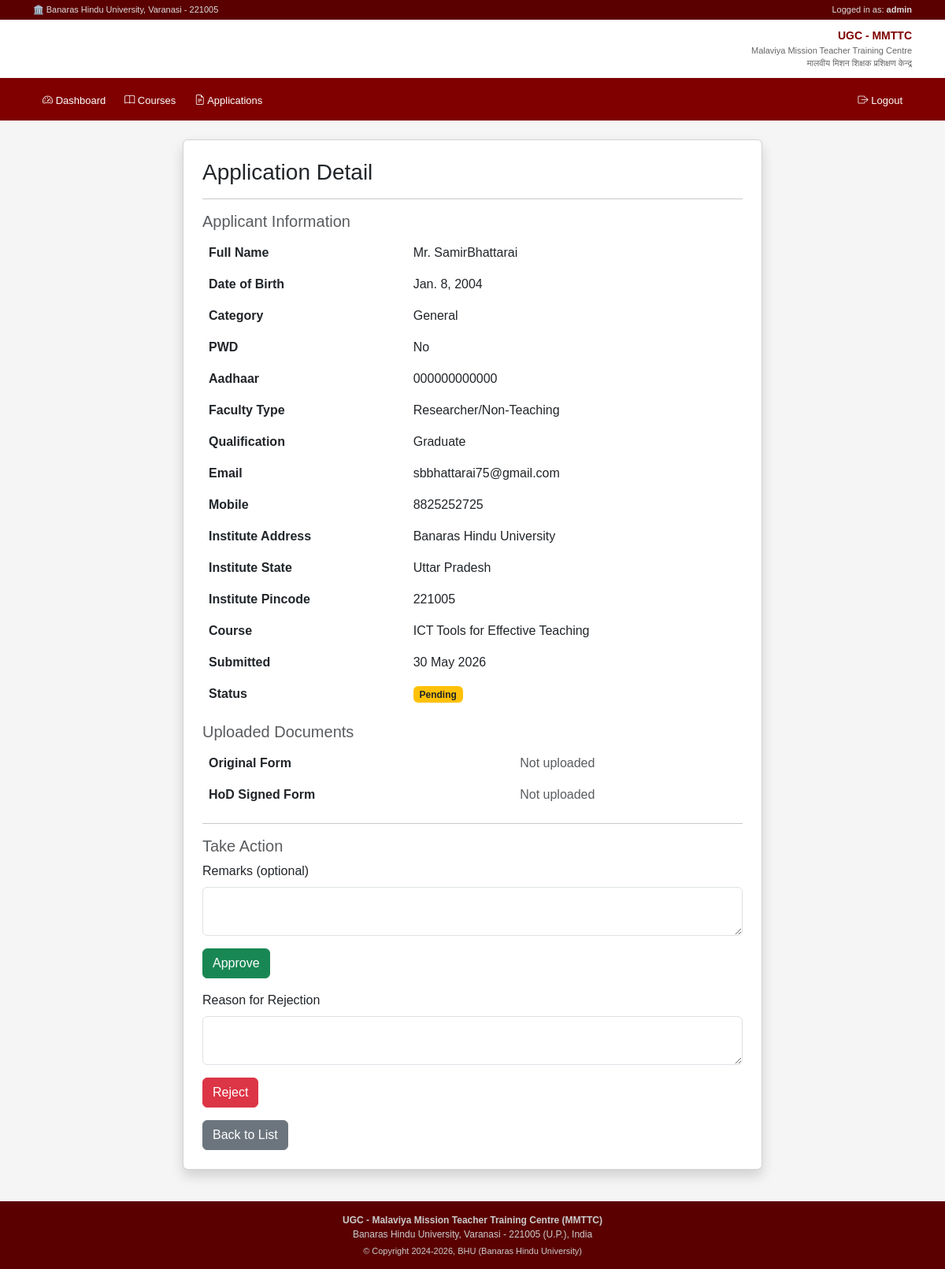
The app's page /applications/admin/detail/2/ (signed in) with its own data.
### accounts/models.py (models this page shows, shortened)
class CustomUser(AbstractUser):
    ADMIN = 'admin'
    APPLICANT = 'applicant'
    ROLE_CHOICES = [
        (ADMIN, 'Admin'),
        (APPLICANT, 'Applicant'),
    ]
    role = models.CharField(max_length=20, choices=ROLE_CHOICES, default=APPLICANT)
    institution = models.CharField(max_length=255, blank=True)
    designation = models.CharField(max_length=100, blank=True)
    phone = models.CharField(max_length=15, blank=True)
    state = models.CharField(max_length=100, blank=True)
    groups = models.ManyToManyField(
        'auth.Group',
        related_name='customuser_set',
        blank=True
    )
    user_permissions = models.ManyToManyField(
        'auth.Permission',
        related_name='customuser_set',
        blank=True
    )

### applications/models.py (models this page shows, shortened)
class Application(models.Model):
    STATUS_CHOICES = [
        ('pending', 'Pending'),
        ('approved', 'Approved'),
        ('rejected', 'Rejected'),
    ]
    TITLE_CHOICES = [
        ('Mr.', 'Mr.'),
        ('Mrs.', 'Mrs.'),
        ('Dr.', 'Dr.'),
        ('Prof.', 'Prof.'),
    ]
    CATEGORY_CHOICES = [
        ('General', 'General'),
        ('OBC', 'OBC'),
        ('SC', 'SC'),
        ('ST', 'ST'),
        ('EWS', 'EWS'),
    ]
    FACULTY_CHOICES = [
        ('Faculty', 'Faculty'),
        ('Researcher/Non-Teaching', 'Researcher/Non-Teaching'),
    ]
    QUALIFICATION_CHOICES = [
        ('Graduate', 'Graduate'),
        ('Post Graduate', 'Post Graduate'),
        ('M.Phil', 'M.Phil'),
        ('Ph.D', 'Ph.D'),
        ('Post Doctoral', 'Post Doctoral'),
    ]
    COURSE_TYPE_CHOICES = [
    ('OC', 'OC - Orientation Courses'),
    ('RC-I', 'RC-I - Refresher Courses'),
    ('SC', 'SC - Short Term Courses'),
    ('NEP', 'NEP'),
]
    applicant = models.ForeignKey(CustomUser, on_delete=models.CASCADE)
    course = models.ForeignKey(Course, on_delete=models.CASCADE)
    status = models.CharField(max_length=20, choices=STATUS_CHOICES, default='pending')
    course_type = models.CharField(max_length=10, choices=COURSE_TYPE_CHOICES, blank=True)
    title = models.CharField(max_length=10, choices=TITLE_CHOICES)
    full_name = models.CharField(max_length=100)
    category = models.CharField(max_length=20, choices=CATEGORY_CHOICES)
    pwd = models.BooleanField(default=False)
    aadhaar = models.CharField(max_length=12)
    photograph = models.ImageField(upload_to='applications/photos/', blank=True, null=True)
    dob = models.DateField()
    faculty_type = models.CharField(max_length=30, choices=FACULTY_CHOICES)
    email = models.EmailField()
    mobile = models.CharField(max_length=10)
    alternate_mobile = models.CharField(max_length=10, blank=True)
    institute_address = models.CharField(max_length=100)
    institute_state = models.CharField(max_length=100)
    institute_pincode = models.CharField(max_length=6)
    same_as_institute = models.BooleanField(default=False)
    mailing_address = models.CharField(max_length=100, blank=True)
    mailing_state = models.CharField(max_length=100, blank=True)
    mailing_pincode = models.CharField(max_length=6, blank=True)
    highest_qualification = models.CharField(max_length=50, choices=QUALIFICATION_CHOICES)
    prev_course1 = models.CharField(max_length=100, blank=True)
    prev_course1_year = models.CharField(max_length=10, blank=True)
    prev_course1_center = models.CharField(max_length=50, blank=True)
    prev_course2 = models.CharField(max_length=100, blank=True)
    prev_course2_year = models.CharField(max_length=10, blank=True)
    prev_course2_center = models.CharField(max_length=50, blank=True)
    accommodation = models.BooleanField(default=False)
    original_form = models.FileField(upload_to='applications/forms/', blank=True, null=True)
    hod_signed_form = models.FileField(upload_to='applications/hod_signed/', blank=True, null=True)
    admin_remarks = models.TextField(blank=True)
    submitted_at = models.DateTimeField(auto_now_add=True)
    updated_at = models.DateTimeField(auto_now=True)
    class Meta:
        unique_together = ['applicant', 'course']

### courses/models.py (models this page shows, shortened)
class Course(models.Model):
    title = models.CharField(max_length=255)
    description = models.TextField()
    eligibility = models.TextField()
    duration = models.CharField(max_length=100)
    start_date = models.DateField()
    end_date = models.DateField()
    total_seats = models.IntegerField()
    seats_filled = models.IntegerField(default=0)
    is_visible = models.BooleanField(default=True)
    is_closed = models.BooleanField(default=False)
    created_by = models.ForeignKey(CustomUser, on_delete=models.SET_NULL, null=True)
    created_at = models.DateTimeField(auto_now_add=True)

### applications/views.py (the view)
# urls.py: path('admin/detail/<int:pk>/', views.admin_application_detail, name='admin_application_detail'),
def admin_application_detail(request, pk):
    if not request.user.is_authenticated:
        return redirect('login')
    application = get_object_or_404(Application, pk=pk)
    return render(request, 'applications/admin_application_detail.html', {'application': application})

### templates/applications/admin_application_detail.html (shortened to what this page needs)
{% extends 'base.html' %}
{% block content %}
<div class="container mt-4">
    <div class="row justify-content-center">
        <div class="col-md-8">
            <div class="card shadow">
                <div class="card-body p-4">
                    <h3>Application Detail</h3>
                    <hr>
                    <h5 class="text-muted">Applicant Information</h5>
<table class="table table-borderless">
    <tr><td><strong>Full Name</strong></td><td>{{ application.title }} {{ application.full_name }}</td></tr>
    <tr><td><strong>Date of Birth</strong></td><td>{{ application.dob }}</td></tr>
    <tr><td><strong>Category</strong></td><td>{{ application.category }}</td></tr>
    <tr><td><strong>PWD</strong></td><td>{% if application.pwd %}Yes{% else %}No{% endif %}</td></tr>
    <tr><td><strong>Aadhaar</strong></td><td>{{ application.aadhaar }}</td></tr>
    <tr><td><strong>Faculty Type</strong></td><td>{{ application.faculty_type }}</td></tr>
    <tr><td><strong>Qualification</strong></td><td>{{ application.highest_qualification }}</td></tr>
    <tr><td><strong>Email</strong></td><td>{{ application.email }}</td></tr>
    <tr><td><strong>Mobile</strong></td><td>{{ application.mobile }}</td></tr>
    <tr><td><strong>Institute Address</strong></td><td>{{ application.institute_address }}</td></tr>
    <tr><td><strong>Institute State</strong></td><td>{{ application.institute_state }}</td></tr>
    <tr><td><strong>Institute Pincode</strong></td><td>{{ application.institute_pincode }}</td></tr>
    <tr><td><strong>Course</strong></td><td>{{ application.course.title }}</td></tr>
    <tr><td><strong>Submitted</strong></td><td>{{ application.submitted_at|date:"d M Y" }}</td></tr>
    <tr>
        <td><strong>Status</strong></td>
        <td>
            {% if application.status == 'pending' %}
                <span class="badge bg-warning text-dark">Pending</span>
            {% elif application.status == 'approved' %}
                <span class="badge bg-success">Approved</span>
            {% elif application.status == 'rejected' %}
                <span class="badge bg-danger">Rejected</span>
            {% endif %}
        </td>
    </tr>
</table>
                    <h5 class="text-muted mt-3">Uploaded Documents</h5>
                    <table class="table table-borderless">
                        <tr>
                            <td><strong>Original Form</strong></td>
                            <td>
                                {% if application.original_form %}
                                    <a href="{{ application.original_form.url }}" target="_blank" class="btn btn-sm btn-outline-primary">View</a>
                                {% else %}
                                    <span class="text-muted">Not uploaded</span>
                                {% endif %}
                            </td>
                        </tr>
                        <tr>
                            <td><strong>HoD Signed Form</strong></td>
                            <td>
                                {% if application.hod_signed_form %}
                                    <a href="{{ application.hod_signed_form.url }}" target="_blank" class="btn btn-sm btn-outline-primary">View</a>
                                {% else %}
                                    <span class="text-muted">Not uploaded</span>
                                {% endif %}
                            </td>
                        </tr>
                    </table>
                    {% if application.status == 'pending' %}
                    <hr>
                    <h5 class="text-muted">Take Action</h5>
                    <form method="POST" action="{% url 'approve_application' application.pk %}">
                        <div class="mb-3">
                            <label class="form-label">Remarks (optional)</label>
                            <textarea name="remarks" class="form-control" rows="2"></textarea>
                        </div>
                        <button type="submit" class="btn btn-success">Approve</button>
                    </form>
                    <form method="POST" action="{% url 'reject_application' application.pk %}" class="mt-3">
                        <div class="mb-3">
                            <label class="form-label">Reason for Rejection</label>
                            <textarea name="remarks" class="form-control" rows="2"></textarea>
                        </div>
                        <button type="submit" class="btn btn-danger">Reject</button>
                    </form>
                    {% else %}
                    <hr>
                    <p><strong>Admin Remarks:</strong> {{ application.admin_remarks|default:"None" }}</p>
                    {% endif %}
                    <a href="{% url 'admin_application_list' %}" class="btn btn-secondary mt-3">Back to List</a>
                </div>
            </div>
        </div>
    </div>
</div>
{% endblock %}

### templates/base.html (shortened to what this page needs)
<!DOCTYPE html>
<html lang="en">
<head>
    <link href="https://cdn.jsdelivr.net/npm/bootstrap@5.3.0/dist/css/bootstrap.min.css" rel="stylesheet">
    <link href="https://cdn.jsdelivr.net/npm/bootstrap-icons@1.10.0/font/bootstrap-icons.css" rel="stylesheet">
</head>
<body>
    <div class="top-bar d-none d-md-block">
        <div class="container d-flex justify-content-between">
            <span>🏛️ Banaras Hindu University, Varanasi - 221005</span>
            <span>
                {% if request.user.is_authenticated %}
                    Logged in as: <strong>{{ request.user.username }}</strong>
                {% endif %}
            </span>
        </div>
    </div>
    <div class="site-header">
        <div class="container">
            <div class="row align-items-center g-2">
                <div class="col text-end">
                    <div class="mmttc-title">UGC - MMTTC</div>
                    <div class="mmttc-subtitle">Malaviya Mission Teacher Training Centre</div>
                    <div class="mmttc-subtitle">मालवीय मिशन शिक्षक प्रशिक्षण केन्द्र</div>
                </div>
            </div>
        </div>
    </div>
    <nav class="main-nav navbar navbar-expand-lg">
        <div class="container">
           <div class="collapse navbar-collapse" id="navbarNav">
    {% if request.user.is_authenticated %}
        <ul class="navbar-nav me-auto">
            {% if request.user.is_superuser or request.user.role == 'admin' %}
                <li class="nav-item">
                    <a class="nav-link" href="{% url 'admin_dashboard' %}">
                        <i class="bi bi-speedometer2"></i> Dashboard
                    </a>
                </li>
                <li class="nav-item">
                    <a class="nav-link" href="{% url 'course_list' %}">
                        <i class="bi bi-book"></i> Courses
                    </a>
                </li>
                <li class="nav-item">
                    <a class="nav-link" href="{% url 'admin_application_list' %}">
                        <i class="bi bi-file-earmark-text"></i> Applications
                    </a>
                </li>
            {% endif %}
        </ul>
        <ul class="navbar-nav ms-auto">
            <li class="nav-item">
                <a class="nav-link text-warning" href="{% url 'logout' %}">
                    <i class="bi bi-box-arrow-right"></i> Logout
                </a>
            </li>
        </ul>
    {% endif %}
</div>
    </nav>
    {% block content %}{% endblock %}
    <div class="site-footer">
        <div class="container">
            <p class="mb-1">
                <strong>UGC - Malaviya Mission Teacher Training Centre (MMTTC)</strong><br>
                Banaras Hindu University, Varanasi - 221005 (U.P.), India
            </p>
            <p class="mb-0" style="font-size:11px;">
                © Copyright 2024-2026, BHU (Banaras Hindu University)
            </p>
        </div>
    </div>
</body>
</html>

### templates/base.html (style rules this page uses)
:root { --bhu-maroon: #800000; --bhu-dark: #5a0000; --bhu-light: #f9f3f3; --bhu-gold: #c8a951; }
body { background-color: #f5f5f5; font-family: Arial, sans-serif; }
.top-bar { background-color: var(--bhu-dark); color: #ddd; font-size: 11px; padding: 4px 0; }
.site-header { background: white; border-bottom: 3px solid var(--bhu-maroon); padding: 10px 0; }
.mmttc-title { color: var(--bhu-maroon); font-weight: bold; font-size: 14px; }
.mmttc-subtitle { color: #666; font-size: 11px; }
.main-nav { background-color: var(--bhu-maroon); }
.main-nav .nav-link { color: white !important; font-size: 13px; padding: 8px 12px !important; }
.site-footer { background-color: var(--bhu-dark); color: #ccc; font-size: 12px; padding: 15px 0; margin-top: 40px; text-align: center; }

### records on screen
CustomUser: user.username "admin"
Application: title "Mr.", full_name "SamirBhattarai", dob "Jan. 8, 2004", category "General", aadhaar "000000000000", faculty_type "Researcher/Non-Teaching", highest_qualification "Graduate", email "sbbhattarai75@gmail.com", mobile "8825252725", institute_address "Banaras Hindu University", institute_state "Uttar Pradesh", institute_pincode "221005", course "ICT Tools for Effective Teaching", submitted_at "30 May 2026"
